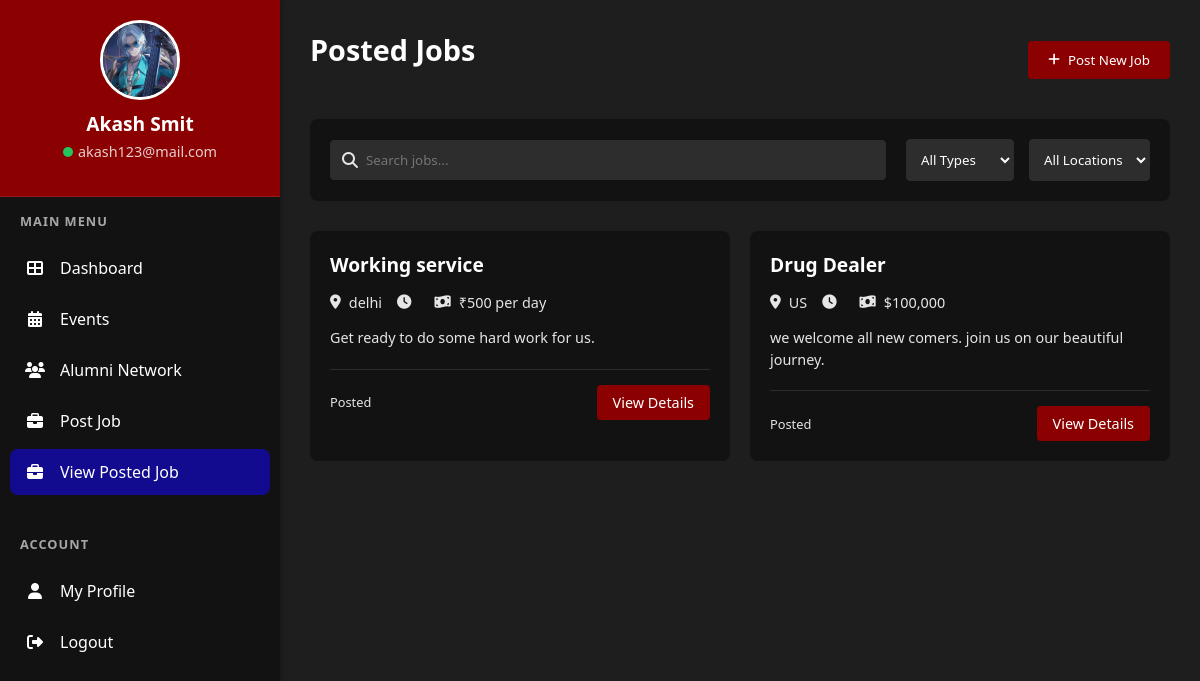
The app's page /dashboard/jobs/ (signed in) with its own data.
### ru/models.py (models this page shows, shortened)
class CustomUser(AbstractUser):
    age = models.PositiveIntegerField(null=True)
    c_id = models.CharField(max_length=20)
    batchno = models.CharField(max_length=20)
    c_name = models.CharField(max_length=100)
    gender = models.CharField(max_length=20, blank=True)
    profile_img = models.ImageField(upload_to='profile_images/', default="default_pf.png")
    Phone_no = models.IntegerField(null=True, blank=True)
    location = models.TextField(default='', blank=True)
    bio = models.TextField(default='', blank=True)  # or some other appropriate default
    subject = models.CharField(max_length=100, default='', blank=True)
    social_links = models.JSONField(default=dict, blank=True, null=False)  # Store social links as JSON
    is_verified = models.BooleanField(default=False)  # New field to track verification status

class JobPost(models.Model):
    EMPLOYMENT_TYPE_CHOICES = [
        ('full-time', 'Full-time'),
        ('part-time', 'Part-time'),
        ('contract', 'Contract'),
        ('internship', 'Internship'),
    ]
    EXPERIENCE_LEVEL_CHOICES = [
        ('entry', 'Entry Level'),
        ('mid', 'Mid Level'),
        ('senior', 'Senior Level'),
        ('executive', 'Executive'),
    ]
    title = models.CharField(max_length=200)
    company_name = models.CharField(max_length=200)
    location = models.CharField(max_length=200)
    employment_type = models.CharField(
        max_length=20,
        choices=EMPLOYMENT_TYPE_CHOICES,
        default='full-time'
    )
    experience_level = models.CharField(
        max_length=20,
        choices=EXPERIENCE_LEVEL_CHOICES,
        default='entry'
    )
    description = models.TextField()
    requirements = models.TextField()
    salary_range = models.CharField(max_length=100, blank=True, null=True)
    application_deadline = models.DateField()
    posted_by = models.ForeignKey(
        settings.AUTH_USER_MODEL,
        on_delete=models.CASCADE
    )
    created_at = models.DateTimeField(auto_now_add=True)
    updated_at = models.DateTimeField(auto_now=True)
    is_active = models.BooleanField(default=True)
    class Meta:
        ordering = ['-created_at']

### ru/views.py (the view)
# urls.py: path('dashboard/jobs/', views.dashboard_jobs, name='dashboard-jobs'),
@login_required(login_url='login')
def dashboard_jobs(request):
    search_query = request.GET.get('search', '')
    employment_type = request.GET.get('employment_type', '')
    location_type = request.GET.get('location_type', '')
    jobs = JobPost.objects.filter(is_active=True)
    if search_query:
        jobs = jobs.filter(
            Q(title__icontains=search_query) |
            Q(company_name__icontains=search_query) |
            Q(description__icontains=search_query)
        )
    if employment_type:
        jobs = jobs.filter(employment_type=employment_type)
    if location_type:
        jobs = jobs.filter(location__icontains=location_type)
    paginator = Paginator(jobs, 9)  # Show 9 jobs per page
    page = request.GET.get('page')
    jobs = paginator.get_page(page)
    context = {
        'jobs': jobs,
        'search_query': search_query,
        'employment_type': employment_type,
        'location_type': location_type,
    }
    return render(request, 'dashboard-jobs.html', context)

### templates/dashboard-jobs.html (shortened to what this page needs)
{% load static %}
<!DOCTYPE html>
<html lang="en">
<head>
    <link rel="stylesheet" href="https://cdnjs.cloudflare.com/ajax/libs/font-awesome/6.5.1/css/all.min.css">
    <link rel="stylesheet" href="{% static 'dashboard-jobs.css' %}">
</head>
<body>
    <div class="sidebar">
        <div class="profile-section">
            <div class="profile-pic">
                <img src="{{ user.profile_img.url|default:'#' }}" alt="Profile" class="avatar">
            </div>
            {% if user.is_authenticated %}
            <div class="user-name">{{ user.first_name }} {{ user.last_name }}</div>
            <div class="user-email"><span class="status-indicator"></span>{{ user.email }}</div>
            {% else %}
            <div class="user-name">John Doe</div>
            <div class="user-email">john.doe@example.com</div>
            {% endif %}
        </div>
        <div class="menu-section">
            <h3>Main Menu</h3>
            <ul class="menu-items">
                <li class="menu-item">
                    <i class="fas fa-th-large"></i>
                    <a href="{% url 'dashboard' %}">Dashboard</a>
                </li>
                <li class="menu-item">
                    <i class="fas fa-calendar-alt"></i>
                    <a href="{% url 'dashboard-events' %}">Events</a>
                </li>
                <li class="menu-item">
                    <i class="fas fa-users"></i>
                    <a href="{% url 'dashboard-network' %}">Alumni Network</a>
                </li>
                <li class="menu-item">
                    <i class="fas fa-briefcase"></i>
                    <a href="{% url 'job-post-create' %}">Post Job</a>
                </li>
                <li class="menu-item active">
                    <i class="fas fa-briefcase"></i>
                    <a href="{% url 'dashboard-jobs' %}">View Posted Job</a>
                </li>
            </ul>
        </div>
        <div class="menu-section">
            <h3>ACCOUNT</h3>
            <ul class="menu-items">
                <li class="menu-item">
                    <i class="fas fa-user"></i>
                    <a href="{% url 'dashboard-profile' %}">My Profile</a>
                </li>
                <li class="menu-item">
                    <i class="fas fa-sign-out-alt"></i>
                    <a href="{% url 'logout' %}">Logout</a>
                </li>
            </ul>
        </div>
    </div>
    <div class="main-content">
        <div class="header">
            <h1 class="page-title">Posted Jobs</h1>
            <div class="header-actions">
                <button class="btn-post-job">
                    <i class="fas fa-plus"></i>
                    Post New Job
                </button>
            </div>
        </div>
        <div class="jobs-filter">
            <div class="search-bar">
                <i class="fas fa-search"></i>
                <input type="text" placeholder="Search jobs...">
            </div>
            <div class="filter-options">
                <select class="filter-select">
                    <option value="">All Types</option>
                </select>
                <select class="filter-select">
                    <option value="">All Locations</option>
                </select>
            </div>
        </div>
        <div class="jobs-grid">
            {% for job in jobs %}
            <div class="job-card">
                <div class="job-header">
                    <h3 class="job-title">{{ job.title }}</h3>
                </div>
                <div class="job-details">
                    <div class="job-info">
                        <i class="fas fa-map-marker-alt"></i>
                        <span>{{ job.location }}</span>
                    </div>
                    <div class="job-info">
                        <i class="fas fa-clock"></i>
                    </div>
                    <div class="job-info">
                        <i class="fas fa-money-bill-wave"></i>
                        <span>{{ job.salary_range }}</span>
                    </div>
                </div>
                <p class="job-description">{{ job.description|truncatechars:150 }}</p>
                <div class="job-footer">
                    <span class="posted-date">Posted {{ job.posted_date }}</span>
                    <button class="btn-view-job">View Details</button>
                </div>
            </div>
            {% endfor %}
        </div>
    </div>
</body>
</html>

### static/dashboard-jobs.css (style rules this page uses)
:root { --primary: #120a8f; --secondary: #6c757d; --success: #28a745; --background: #f8f9fa; --text-dark: #343a40; --text-light: #6c757d; --sidebar-bg: #ffffff; --card-bg: #ffffff; --border-color: #e9ecef; --green-grass: #22c55e; --dark-red: #8B0000; --medium-red: #a52a2a; --light-red: #cd5c5c; --dark: #121212; --dark-gray: #1e1e1e; --medium-gray: #2d2d2d; --light-gray: #e5e5e5; --white: #ffffff; }
* { margin: 0; padding: 0; box-sizing: border-box; font-family: 'Segoe UI', Tahoma, Geneva, Verdana, sans-serif; }
body { background-color: var(--dark-gray); color: var(--white); height: 100vh; display: flex; }
.sidebar { background-color: var(--dark); width: 280px; height: 100vh; box-shadow: 2px 0 5px rgba(0, 0, 0, 0.2); overflow-y: auto; position: fixed; transition: all 0.3s ease; }
.profile-section { background-color: var(--dark-red); padding: 20px; text-align: center; border-bottom: 1px solid rgba(255, 255, 255, 0.1); }
.profile-pic { width: 80px; height: 80px; border-radius: 50%; margin: 0 auto 10px; background-color: var(--medium-gray); border: 3px solid var(--white); overflow: hidden; display: flex; align-items: center; justify-content: center; }
.avatar { width: 100%; height: auto; }
.user-name { font-size: 1.2rem; font-weight: 600; margin-bottom: 5px; }
.user-email { font-size: 0.9rem; color: rgba(255, 255, 255, 0.8); margin-bottom: 15px; }
.status-indicator { display: inline-block; width: 10px; height: 10px; background-color: var(--green-grass); border-radius: 50%; margin-right: 5px; }
.menu-section h3 { padding: 15px 20px; text-transform: uppercase; font-size: 0.8rem; letter-spacing: 1px; color: var(--light-gray); opacity: 0.7; }
.menu-section { margin-bottom: 25px; }
.menu-items { list-style: none; }
.menu-item { padding: 12px 15px; border-radius: 8px; margin: 0 10px 5px 10px; cursor: pointer; display: flex; align-items: center; transition: all 0.2s ease; }
.menu-item i { margin-right: 15px; width: 20px; text-align: center; }
a { text-decoration: none; color: var(--white); }
.menu-item.active { background-color: var(--primary); }
.menu-item.active a { color: var(--white); }
.main-content { margin-left: 280px; padding: 30px; width: calc(100% - 280px); }
.header { margin-bottom: 30px; }
.page-title { font-size: 1.8rem; color: var(--white); margin-bottom: 20px; }
.header { display: flex; justify-content: space-between; align-items: center; margin-bottom: 30px; }
.header-actions { display: flex; gap: 15px; }
.btn-post-job { background-color: var(--dark-red); color: var(--white); border: none; padding: 10px 20px; border-radius: 4px; display: flex; align-items: center; gap: 8px; cursor: pointer; transition: all 0.3s ease; }
.jobs-filter { display: flex; justify-content: space-between; align-items: center; margin-bottom: 30px; background-color: var(--dark); padding: 20px; border-radius: 8px; }
.search-bar { position: relative; flex: 1; margin-right: 20px; }
.search-bar i { position: absolute; left: 12px; top: 50%; transform: translateY(-50%); color: var(--light-gray); }
.search-bar input { width: 100%; padding: 10px 10px 10px 35px; border: 1px solid var(--medium-gray); border-radius: 4px; background-color: var(--medium-gray); color: var(--white); }
.filter-options { display: flex; gap: 15px; }
.filter-select { padding: 10px; border: 1px solid var(--medium-gray); border-radius: 4px; background-color: var(--medium-gray); color: var(--white); cursor: pointer; }
.jobs-grid { display: grid; grid-template-columns: repeat(auto-fill, minmax(300px, 1fr)); gap: 20px; margin-top: 20px; }
.job-card { background-color: var(--dark); border-radius: 8px; padding: 20px; transition: transform 0.3s ease; }
.job-header { margin-bottom: 15px; }
.job-title { color: var(--white); font-size: 1.2rem; margin-bottom: 5px; }
.job-details { display: flex; flex-wrap: wrap; gap: 15px; margin-bottom: 15px; }
.job-info { display: flex; align-items: center; gap: 8px; color: var(--light-gray); font-size: 0.9rem; }
.job-description { color: var(--light-gray); font-size: 0.9rem; margin-bottom: 20px; line-height: 1.5; }
.job-footer { display: flex; justify-content: space-between; align-items: center; margin-top: 15px; padding-top: 15px; border-top: 1px solid var(--medium-gray); }
.posted-date { color: var(--light-gray); font-size: 0.8rem; }
.btn-view-job { background-color: var(--dark-red); color: var(--white); border: none; padding: 8px 16px; border-radius: 4px; cursor: pointer; font-size: 0.9rem; transition: all 0.3s ease; }

### records on screen
CustomUser: profile_img (picture), first_name "Akash", last_name "Smit", email "akash123@mail.com"
JobPost: title "Working service", location "delhi", salary_range "₹500 per day", description "Get ready to do some hard work for us."
JobPost: title "Drug Dealer", location "US", salary_range "$100,000", description "we welcome all new comers. join us on our beautiful journey."
